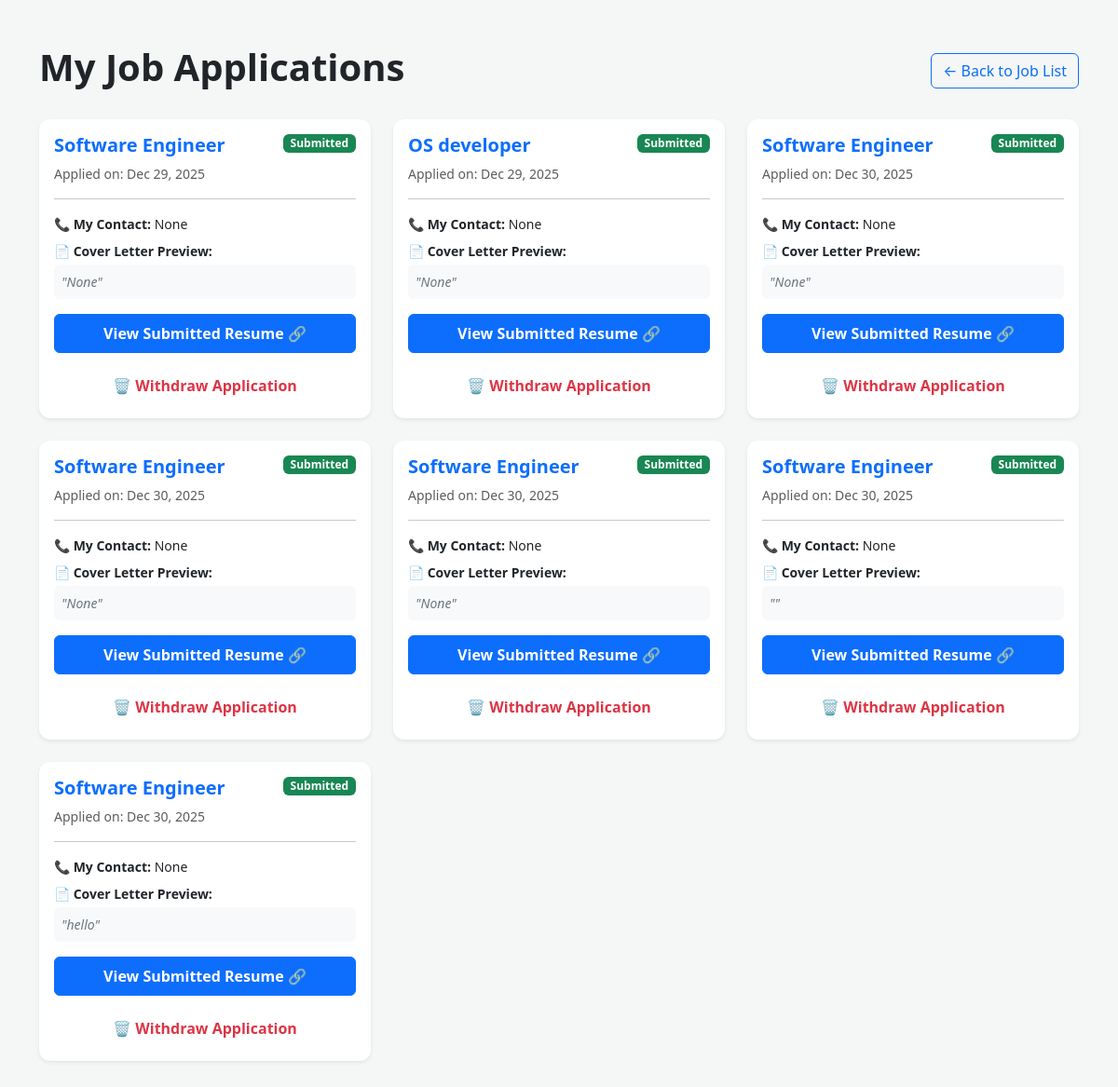
The app's page /my-applications/ (signed in) with its own data.
### jobs/models.py (models this page shows, shortened)
class Application(models.Model):
    job = models.ForeignKey(Job, on_delete=models.CASCADE)
    applicant = models.ForeignKey(User, on_delete=models.CASCADE)
    resume_link = models.URLField()
    cover_letter = models.TextField(null=True, blank=True)
    phone_number = models.CharField(max_length=15, null=True, blank=True)
    applied_at = models.DateTimeField(auto_now_add=True)

class Job(models.Model):
    employer = models.ForeignKey(User, on_delete=models.CASCADE)
    title = models.CharField(max_length=200)
    description = models.TextField()
    location = models.CharField(max_length=100)
    salary = models.PositiveIntegerField()
    created_at = models.DateTimeField(auto_now_add=True)
    is_active = models.BooleanField(default=True)

### jobs/views.py (the view)
# urls.py: path('my-applications/', my_applications, name='my_applications'),
@login_required
def my_applications(request):
    user_apps = Application.objects.filter(applicant=request.user)
    return render(request, 'jobs/my_applications.html', {'applications': user_apps})

### jobs/templates/jobs/my_applications.html (shortened to what this page needs)
<!DOCTYPE html>
<html lang="en">
<head>
    <link href="https://cdn.jsdelivr.net/npm/bootstrap@5.3.0/dist/css/bootstrap.min.css" rel="stylesheet">
</head>
<body>
<div class="container py-5">
    <div class="d-flex justify-content-between align-items-center mb-4">
        <h1 class="fw-bold">My Job Applications</h1>
        <a href="{% url 'home' %}" class="btn btn-outline-primary">← Back to Job List</a>
    </div>
    <div class="row">
        {% for app in applications %}
        <div class="col-md-6 col-lg-4 mb-4">
            <div class="card app-card shadow-sm h-100">
                <div class="card-body">
                    <div class="d-flex justify-content-between align-items-start mb-2">
                        <h5 class="card-title text-primary fw-bold mb-0">{{ app.job.title }}</h5>
                        <span class="badge bg-success small">Submitted</span>
                    </div>
                    <p class="text-muted small mb-3">Applied on: {{ app.applied_at|date:"M d, Y" }}</p>
                    <hr>
                    <div class="mb-3">
                        <p class="mb-1 small text-dark"><strong>📞 My Contact:</strong> {{ app.phone_number }}</p>
                        <p class="mb-1 small text-dark mt-2"><strong>📄 Cover Letter Preview:</strong></p>
                        <p class="text-secondary small fst-italic p-2 bg-light rounded">
                            "{{ app.cover_letter|truncatechars:100 }}"
                        </p>
                    </div>
                    <div class="d-grid mt-auto">
                       <a href="{{ app.resume_link }}" target="_blank" class="btn btn-primary w-100 py-2 fw-bold">
    View Submitted Resume 🔗
</a>
<div class="mt-3 text-center">
    <form action="{% url 'withdraw_application' app.id %}" method="GET">
        <button type="submit" class="btn btn-link text-danger text-decoration-none fw-bold small">
            🗑 Withdraw Application
        </button>
    </form>
</div>
                    </div>
                </div>
            </div>
        </div>
        {% endfor %}
    </div>
</div>
</body>
</html>

### jobs/templates/jobs/my_applications.html (style rules this page uses)
body { background-color: #f4f7f6; }
.app-card { border: none; border-radius: 12px; transition: transform 0.2s; }

### records on screen
Application: job "Software Engineer", applied_at "Dec 29, 2025", phone_number "None", cover_letter "None"
Application: job "OS developer", applied_at "Dec 29, 2025", phone_number "None", cover_letter "None"
Application: job "Software Engineer", applied_at "Dec 30, 2025", phone_number "None", cover_letter "None"
Application: job "Software Engineer", applied_at "Dec 30, 2025", phone_number "None", cover_letter "None"
Application: job "Software Engineer", applied_at "Dec 30, 2025", phone_number "None", cover_letter "None"
Application: job "Software Engineer", applied_at "Dec 30, 2025", phone_number "None"
Application: job "Software Engineer", applied_at "Dec 30, 2025", phone_number "None", cover_letter "hello"
